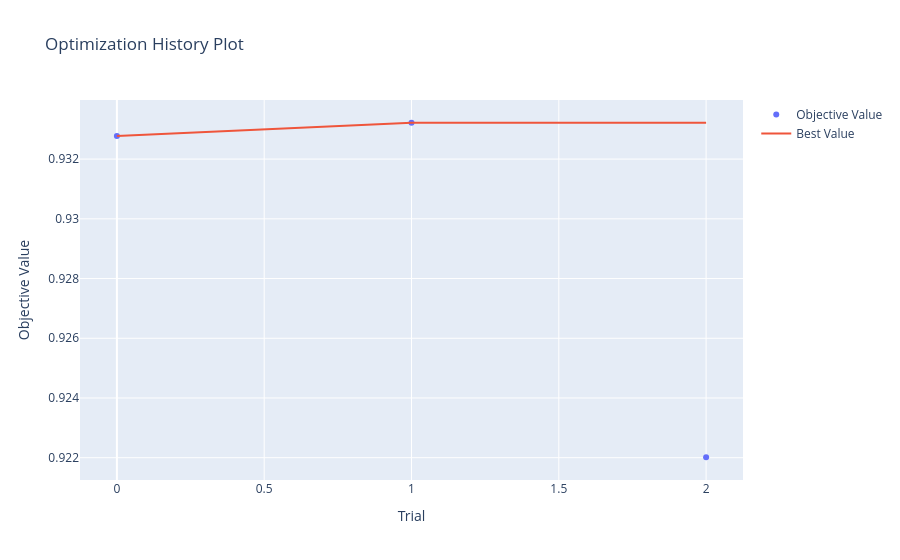

Notebook code cell kept with this figure:
### Markdown cell above
## ANALIZAMOS OPTUNA

### Code cell
print("\nGenerating optimization visualizations...")

# Plot 1: Optimization History
plot_optimization_history(study)

### Figure 1 — Plotly figure (JSON) as saved in the notebook; plotly's stock layout.template omitted (floating-point values rounded to 4 significant figures)
{"data": [{"mode": "markers", "name": "Objective Value", "type": "scatter", "x": [0, 1, 2], "y": [0.9328, 0.9332, 0.922]}, {"mode": "lines", "name": "Best Value", "type": "scatter", "x": [0, 1, 2], "y": [0.9328, 0.9332, 0.9332]}, {"marker": {"color": "#cccccc"}, "mode": "markers", "name": "Infeasible Trial", "showlegend": false, "type": "scatter", "x": [], "y": []}], "layout": {"title": {"text": "Optimization History Plot"}, "xaxis": {"title": {"text": "Trial"}}, "yaxis": {"title": {"text": "Objective Value"}}}}
